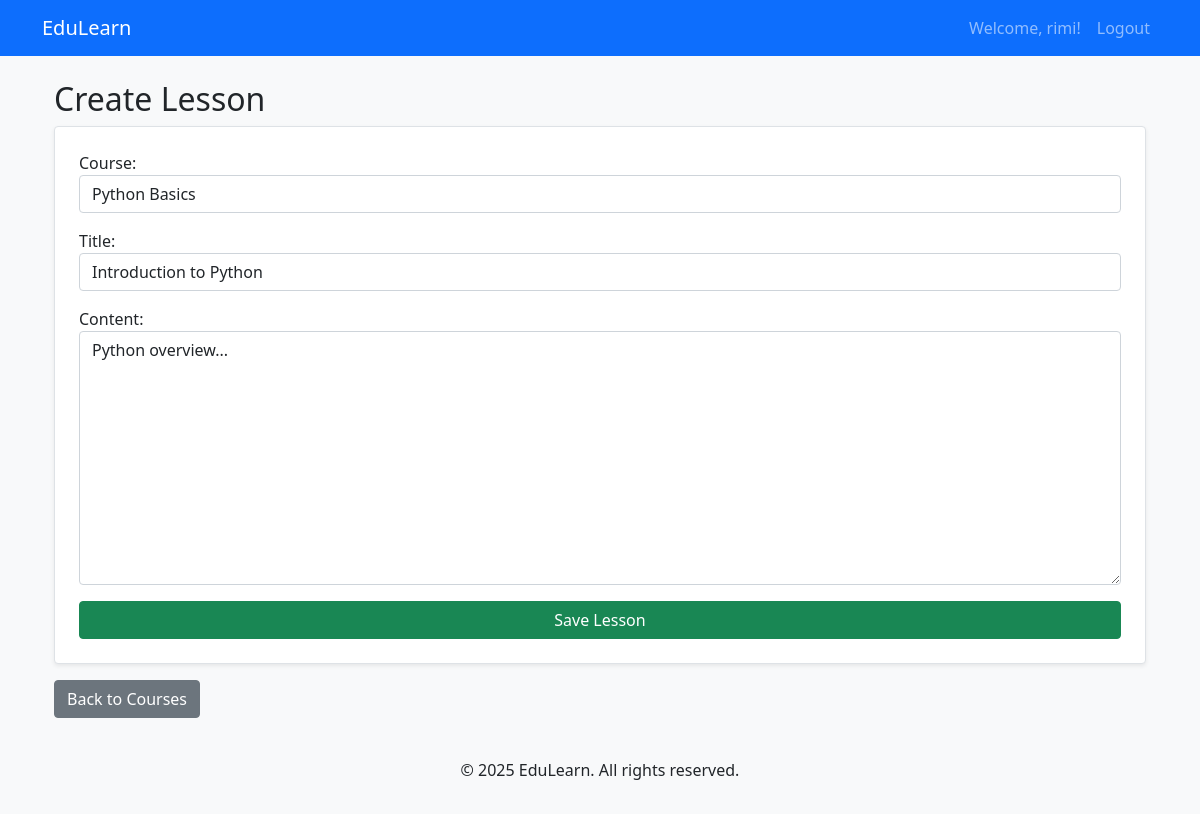
The page /lesson/3/update/ (signed in) on the database its author committed.
### courses/models.py (models this page shows, shortened)
class Lesson(models.Model):
    course = models.ForeignKey(Course, on_delete=models.CASCADE, related_name='lessons')
    title = models.CharField(max_length=200)
    content = models.TextField()
    video_url = models.URLField(null=True, blank=True)
    completion_status = models.BooleanField(default=False)

class Course(models.Model):
    title = models.CharField(max_length=200)
    description = models.TextField()
    duration = models.IntegerField(help_text="Duration in hours")
    thumbnail = models.ImageField(upload_to='course_thumbnails/', null=True, blank=True)
    created_at = models.DateTimeField(default=timezone.now)
    def __str__(self):
        return self.title

### courses/views.py (the view)
# urls.py: path('lesson/<int:lesson_id>/update/', lesson_update, name='lesson_update'),
@login_required
def lesson_update(request, lesson_id):
    lesson = get_object_or_404(Lesson, id=lesson_id)
    if request.method == "POST":
        form = LessonForm(request.POST, instance=lesson)
        if form.is_valid():
            form.save()
            messages.success(request, "Lesson updated successfully!")
            return redirect('course_list')
    else:
        form = LessonForm(instance=lesson)
    return render(request, 'courses/lesson_form.html', {'form': form})

### courses/forms.py
class LessonForm(forms.ModelForm):
    class Meta:
        model = Lesson
        fields = ['course', 'title', 'content']
        widgets = {
            'course': forms.Select(attrs={'class': 'form-control'}),
            'title': forms.TextInput(attrs={'class': 'form-control'}),
            'content': forms.Textarea(attrs={'class': 'form-control'}),
        }

### courses/templates/courses/lesson_form.html (shortened to what this page needs)
{% extends "courses/base.html" %}
{% block content %}
    <div class="container mt-4">
        <h2>{{ lesson.id|default:"Create" }} Lesson</h2>
        <form method="post" class="p-4 border rounded bg-white shadow-sm">
            {{ form.as_p }}
            <button type="submit" class="btn btn-success w-100">Save Lesson</button>
        </form>
        <a href="{% url 'course_list' %}" class="btn btn-secondary mt-3">Back to Courses</a>
    </div>
{% endblock %}

### courses/templates/courses/base.html (shortened to what this page needs)
<!DOCTYPE html>
<html lang="en">
  <head>
    {% load static %}
    <link href="{% static 'css/bootstrap.min.css' %}" rel="stylesheet">
  </head>
  <body>
    <nav class="navbar navbar-expand-lg navbar-dark bg-primary">
      <div class="container">
          {% if user.is_authenticated %}
              <a class="navbar-brand" href="/course_list2/">EduLearn</a>
          {% else %}
              <span class="navbar-brand text-white-50" style="cursor: default;">EduLearn</span>
          {% endif %}
          <div class="collapse navbar-collapse" id="navbarNav">
              <ul class="navbar-nav ms-auto">
                  {% if user.is_authenticated %}
                      <li class="nav-item">
                          <span class="nav-link">Welcome, {{ user.username }}!</span>
                      </li>
                      <li class="nav-item">
                          <a class="nav-link" href="{% url 'logout' %}">Logout</a>
                      </li>
                  {% endif %}
              </ul>
          </div>
      </div>
  </nav>
    <div class="container mt-4">
      {% block content %}{% endblock %}
    </div>
    <footer class="text-center mt-4 p-3 bg-light">
      <p>&copy; 2025 EduLearn. All rights reserved.</p>
    </footer>
  </body>
</html>

### courses/templates/courses/base.html (style rules this page uses)
body { background-color: #f8f9fa; }

### rows shown on the page
Lesson: course "Python Basics", content "Python overview..."
Course: title "Introduction to Python"

### other values the page prints
{{ user.username }} "rimi"
{{ lesson.id|default:"Create" }} "Create"
